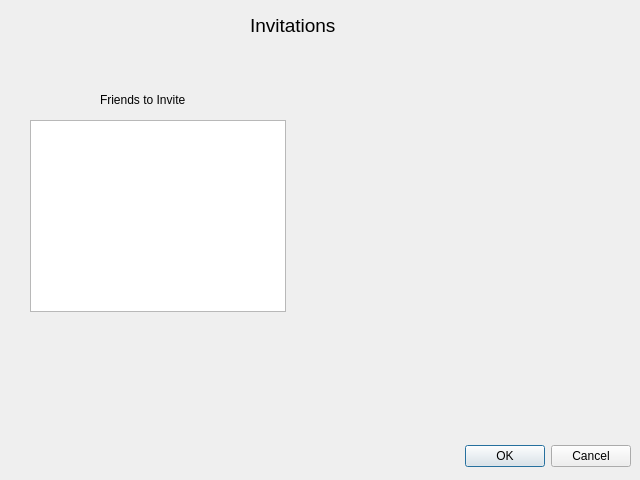
<?xml version="1.0" encoding="UTF-8"?>
<ui version="4.0">
 <class>InvitePopUp</class>
 <widget class="QDialog" name="InvitePopUp">
  <property name="geometry">
   <rect>
    <x>0</x>
    <y>0</y>
    <width>640</width>
    <height>480</height>
   </rect>
  </property>
  <property name="windowTitle">
   <string>Dialog</string>
  </property>
  <widget class="QDialogButtonBox" name="buttonBox">
   <property name="geometry">
    <rect>
     <x>10</x>
     <y>440</y>
     <width>621</width>
     <height>32</height>
    </rect>
   </property>
   <property name="orientation">
    <enum>Qt::Horizontal</enum>
   </property>
   <property name="standardButtons">
    <set>QDialogButtonBox::Cancel|QDialogButtonBox::Ok</set>
   </property>
  </widget>
  <widget class="QLabel" name="label">
   <property name="geometry">
    <rect>
     <x>250</x>
     <y>10</y>
     <width>141</width>
     <height>31</height>
    </rect>
   </property>
   <property name="font">
    <font>
     <pointsize>14</pointsize>
    </font>
   </property>
   <property name="text">
    <string>Invitations</string>
   </property>
  </widget>
  <widget class="QListWidget" name="inviteList">
   <property name="geometry">
    <rect>
     <x>30</x>
     <y>120</y>
     <width>256</width>
     <height>192</height>
    </rect>
   </property>
  </widget>
  <widget class="QLabel" name="label_list">
   <property name="geometry">
    <rect>
     <x>100</x>
     <y>90</y>
     <width>111</width>
     <height>20</height>
    </rect>
   </property>
   <property name="text">
    <string>Friends to Invite</string>
   </property>
  </widget>
 </widget>
 <resources/>
 <connections>
  <connection>
   <sender>buttonBox</sender>
   <signal>accepted()</signal>
   <receiver>InvitePopUp</receiver>
   <slot>accept()</slot>
   <hints>
    <hint type="sourcelabel">
     <x>248</x>
     <y>254</y>
    </hint>
    <hint type="destinationlabel">
     <x>157</x>
     <y>274</y>
    </hint>
   </hints>
  </connection>
  <connection>
   <sender>buttonBox</sender>
   <signal>rejected()</signal>
   <receiver>InvitePopUp</receiver>
   <slot>reject()</slot>
   <hints>
    <hint type="sourcelabel">
     <x>316</x>
     <y>260</y>
    </hint>
    <hint type="destinationlabel">
     <x>286</x>
     <y>274</y>
    </hint>
   </hints>
  </connection>
 </connections>
</ui>
